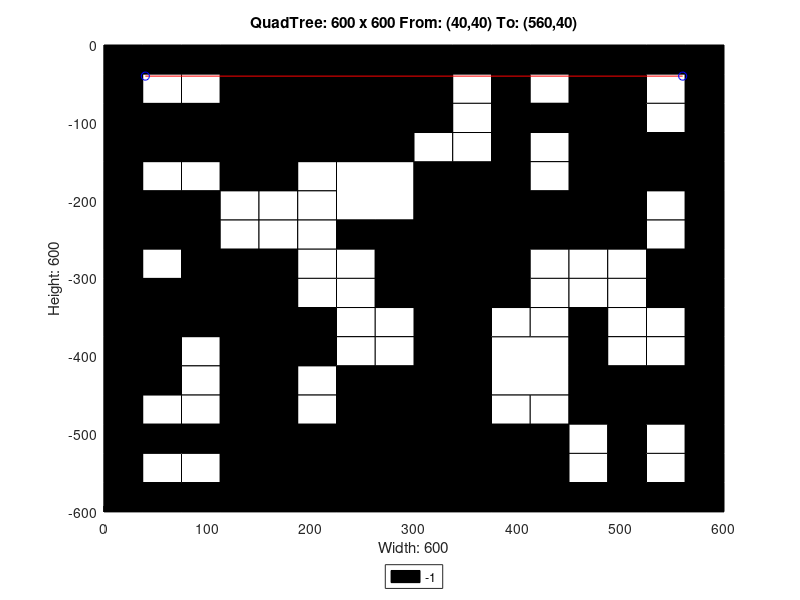

Reproduce this figure in MATLAB.
axis([0 600 -600 0]);
title('QuadTree: 600 x 600 From: (40,40) To: (560,40)');
xlabel('Width: 600');
ylabel('Height: 600');
rectangle('Position',[150 -150 150 150], 'FaceColor',[0 0 0]);
rectangle('Position',[0 -150 75 75], 'FaceColor',[0 0 0]);
rectangle('Position',[75 -150 75 75], 'FaceColor',[0 0 0]);
rectangle('Position',[225 -225 75 75], 'FaceColor',[1 1 1]);
rectangle('Position',[450 -75 75 75], 'FaceColor',[0 0 0]);
rectangle('Position',[450 -150 75 75], 'FaceColor',[0 0 0]);
rectangle('Position',[300 -225 75 75], 'FaceColor',[0 0 0]);
rectangle('Position',[300 -300 75 75], 'FaceColor',[0 0 0]);
rectangle('Position',[450 -225 75 75], 'FaceColor',[0 0 0]);
rectangle('Position',[0 -375 75 75], 'FaceColor',[0 0 0]);
rectangle('Position',[75 -375 75 75], 'FaceColor',[0 0 0]);
rectangle('Position',[0 -450 75 75], 'FaceColor',[0 0 0]);
rectangle('Position',[225 -525 75 75], 'FaceColor',[0 0 0]);
rectangle('Position',[150 -600 75 75], 'FaceColor',[0 0 0]);
rectangle('Position',[225 -600 75 75], 'FaceColor',[0 0 0]);
rectangle('Position',[300 -375 75 75], 'FaceColor',[0 0 0]);
rectangle('Position',[300 -450 75 75], 'FaceColor',[0 0 0]);
rectangle('Position',[375 -450 75 75], 'FaceColor',[1 1 1]);
rectangle('Position',[300 -525 75 75], 'FaceColor',[0 0 0]);
rectangle('Position',[300 -600 75 75], 'FaceColor',[0 0 0]);
rectangle('Position',[375 -600 75 75], 'FaceColor',[0 0 0]);
rectangle('Position',[0 -37.5 37.5 37.5], 'FaceColor',[0 0 0]);
rectangle('Position',[37.5 -37.5 37.5 37.5], 'FaceColor',[0 0 0]);
rectangle('Position',[0 -75 37.5 37.5], 'FaceColor',[0 0 0]);
rectangle('Position',[37.5 -75 37.5 37.5], 'FaceColor',[1 1 1]);
rectangle('Position',[75 -37.5 37.5 37.5], 'FaceColor',[0 0 0]);
rectangle('Position',[112.5 -37.5 37.5 37.5], 'FaceColor',[0 0 0]);
rectangle('Position',[75 -75 37.5 37.5], 'FaceColor',[1 1 1]);
rectangle('Position',[112.5 -75 37.5 37.5], 'FaceColor',[0 0 0]);
rectangle('Position',[0 -187.5 37.5 37.5], 'FaceColor',[0 0 0]);
rectangle('Position',[37.5 -187.5 37.5 37.5], 'FaceColor',[1 1 1]);
rectangle('Position',[0 -225 37.5 37.5], 'FaceColor',[0 0 0]);
rectangle('Position',[37.5 -225 37.5 37.5], 'FaceColor',[0 0 0]);
rectangle('Position',[75 -187.5 37.5 37.5], 'FaceColor',[1 1 1]);
rectangle('Position',[112.5 -187.5 37.5 37.5], 'FaceColor',[0 0 0]);
rectangle('Position',[75 -225 37.5 37.5], 'FaceColor',[0 0 0]);
rectangle('Position',[112.5 -225 37.5 37.5], 'FaceColor',[1 1 1]);
rectangle('Position',[0 -262.5 37.5 37.5], 'FaceColor',[0 0 0]);
rectangle('Position',[37.5 -262.5 37.5 37.5], 'FaceColor',[0 0 0]);
rectangle('Position',[0 -300 37.5 37.5], 'FaceColor',[0 0 0]);
rectangle('Position',[37.5 -300 37.5 37.5], 'FaceColor',[1 1 1]);
rectangle('Position',[75 -262.5 37.5 37.5], 'FaceColor',[0 0 0]);
rectangle('Position',[112.5 -262.5 37.5 37.5], 'FaceColor',[1 1 1]);
rectangle('Position',[75 -300 37.5 37.5], 'FaceColor',[0 0 0]);
rectangle('Position',[112.5 -300 37.5 37.5], 'FaceColor',[0 0 0]);
rectangle('Position',[150 -187.5 37.5 37.5], 'FaceColor',[0 0 0]);
rectangle('Position',[187.5 -187.5 37.5 37.5], 'FaceColor',[1 1 1]);
rectangle('Position',[150 -225 37.5 37.5], 'FaceColor',[1 1 1]);
rectangle('Position',[187.5 -225 37.5 37.5], 'FaceColor',[1 1 1]);
rectangle('Position',[150 -262.5 37.5 37.5], 'FaceColor',[1 1 1]);
rectangle('Position',[187.5 -262.5 37.5 37.5], 'FaceColor',[1 1 1]);
rectangle('Position',[150 -300 37.5 37.5], 'FaceColor',[0 0 0]);
rectangle('Position',[187.5 -300 37.5 37.5], 'FaceColor',[1 1 1]);
rectangle('Position',[225 -262.5 37.5 37.5], 'FaceColor',[0 0 0]);
rectangle('Position',[262.5 -262.5 37.5 37.5], 'FaceColor',[0 0 0]);
rectangle('Position',[225 -300 37.5 37.5], 'FaceColor',[1 1 1]);
rectangle('Position',[262.5 -300 37.5 37.5], 'FaceColor',[0 0 0]);
rectangle('Position',[300 -37.5 37.5 37.5], 'FaceColor',[0 0 0]);
rectangle('Position',[337.5 -37.5 37.5 37.5], 'FaceColor',[0 0 0]);
rectangle('Position',[300 -75 37.5 37.5], 'FaceColor',[0 0 0]);
rectangle('Position',[337.5 -75 37.5 37.5], 'FaceColor',[1 1 1]);
rectangle('Position',[375 -37.5 37.5 37.5], 'FaceColor',[0 0 0]);
rectangle('Position',[412.5 -37.5 37.5 37.5], 'FaceColor',[0 0 0]);
rectangle('Position',[375 -75 37.5 37.5], 'FaceColor',[0 0 0]);
rectangle('Position',[412.5 -75 37.5 37.5], 'FaceColor',[1 1 1]);
rectangle('Position',[300 -112.5 37.5 37.5], 'FaceColor',[0 0 0]);
rectangle('Position',[337.5 -112.5 37.5 37.5], 'FaceColor',[1 1 1]);
rectangle('Position',[300 -150 37.5 37.5], 'FaceColor',[1 1 1]);
rectangle('Position',[337.5 -150 37.5 37.5], 'FaceColor',[1 1 1]);
rectangle('Position',[375 -112.5 37.5 37.5], 'FaceColor',[0 0 0]);
rectangle('Position',[412.5 -112.5 37.5 37.5], 'FaceColor',[0 0 0]);
rectangle('Position',[375 -150 37.5 37.5], 'FaceColor',[0 0 0]);
rectangle('Position',[412.5 -150 37.5 37.5], 'FaceColor',[1 1 1]);
rectangle('Position',[525 -37.5 37.5 37.5], 'FaceColor',[0 0 0]);
rectangle('Position',[562.5 -37.5 37.5 37.5], 'FaceColor',[0 0 0]);
rectangle('Position',[525 -75 37.5 37.5], 'FaceColor',[1 1 1]);
rectangle('Position',[562.5 -75 37.5 37.5], 'FaceColor',[0 0 0]);
rectangle('Position',[525 -112.5 37.5 37.5], 'FaceColor',[1 1 1]);
rectangle('Position',[562.5 -112.5 37.5 37.5], 'FaceColor',[0 0 0]);
rectangle('Position',[525 -150 37.5 37.5], 'FaceColor',[0 0 0]);
rectangle('Position',[562.5 -150 37.5 37.5], 'FaceColor',[0 0 0]);
rectangle('Position',[375 -187.5 37.5 37.5], 'FaceColor',[0 0 0]);
rectangle('Position',[412.5 -187.5 37.5 37.5], 'FaceColor',[1 1 1]);
rectangle('Position',[375 -225 37.5 37.5], 'FaceColor',[0 0 0]);
rectangle('Position',[412.5 -225 37.5 37.5], 'FaceColor',[0 0 0]);
rectangle('Position',[375 -262.5 37.5 37.5], 'FaceColor',[0 0 0]);
rectangle('Position',[412.5 -262.5 37.5 37.5], 'FaceColor',[0 0 0]);
rectangle('Position',[375 -300 37.5 37.5], 'FaceColor',[0 0 0]);
rectangle('Position',[412.5 -300 37.5 37.5], 'FaceColor',[1 1 1]);
rectangle('Position',[525 -187.5 37.5 37.5], 'FaceColor',[0 0 0]);
rectangle('Position',[562.5 -187.5 37.5 37.5], 'FaceColor',[0 0 0]);
rectangle('Position',[525 -225 37.5 37.5], 'FaceColor',[1 1 1]);
rectangle('Position',[562.5 -225 37.5 37.5], 'FaceColor',[0 0 0]);
rectangle('Position',[450 -262.5 37.5 37.5], 'FaceColor',[0 0 0]);
rectangle('Position',[487.5 -262.5 37.5 37.5], 'FaceColor',[0 0 0]);
rectangle('Position',[450 -300 37.5 37.5], 'FaceColor',[1 1 1]);
rectangle('Position',[487.5 -300 37.5 37.5], 'FaceColor',[1 1 1]);
rectangle('Position',[525 -262.5 37.5 37.5], 'FaceColor',[1 1 1]);
rectangle('Position',[562.5 -262.5 37.5 37.5], 'FaceColor',[0 0 0]);
rectangle('Position',[525 -300 37.5 37.5], 'FaceColor',[0 0 0]);
rectangle('Position',[562.5 -300 37.5 37.5], 'FaceColor',[0 0 0]);
rectangle('Position',[75 -412.5 37.5 37.5], 'FaceColor',[1 1 1]);
rectangle('Position',[112.5 -412.5 37.5 37.5], 'FaceColor',[0 0 0]);
rectangle('Position',[75 -450 37.5 37.5], 'FaceColor',[1 1 1]);
rectangle('Position',[112.5 -450 37.5 37.5], 'FaceColor',[0 0 0]);
rectangle('Position',[150 -337.5 37.5 37.5], 'FaceColor',[0 0 0]);
rectangle('Position',[187.5 -337.5 37.5 37.5], 'FaceColor',[1 1 1]);
rectangle('Position',[150 -375 37.5 37.5], 'FaceColor',[0 0 0]);
rectangle('Position',[187.5 -375 37.5 37.5], 'FaceColor',[0 0 0]);
rectangle('Position',[225 -337.5 37.5 37.5], 'FaceColor',[1 1 1]);
rectangle('Position',[262.5 -337.5 37.5 37.5], 'FaceColor',[0 0 0]);
rectangle('Position',[225 -375 37.5 37.5], 'FaceColor',[1 1 1]);
rectangle('Position',[262.5 -375 37.5 37.5], 'FaceColor',[1 1 1]);
rectangle('Position',[150 -412.5 37.5 37.5], 'FaceColor',[0 0 0]);
rectangle('Position',[187.5 -412.5 37.5 37.5], 'FaceColor',[0 0 0]);
rectangle('Position',[150 -450 37.5 37.5], 'FaceColor',[0 0 0]);
rectangle('Position',[187.5 -450 37.5 37.5], 'FaceColor',[1 1 1]);
rectangle('Position',[225 -412.5 37.5 37.5], 'FaceColor',[1 1 1]);
rectangle('Position',[262.5 -412.5 37.5 37.5], 'FaceColor',[1 1 1]);
rectangle('Position',[225 -450 37.5 37.5], 'FaceColor',[0 0 0]);
rectangle('Position',[262.5 -450 37.5 37.5], 'FaceColor',[0 0 0]);
rectangle('Position',[0 -487.5 37.5 37.5], 'FaceColor',[0 0 0]);
rectangle('Position',[37.5 -487.5 37.5 37.5], 'FaceColor',[1 1 1]);
rectangle('Position',[0 -525 37.5 37.5], 'FaceColor',[0 0 0]);
rectangle('Position',[37.5 -525 37.5 37.5], 'FaceColor',[0 0 0]);
rectangle('Position',[75 -487.5 37.5 37.5], 'FaceColor',[1 1 1]);
rectangle('Position',[112.5 -487.5 37.5 37.5], 'FaceColor',[0 0 0]);
rectangle('Position',[75 -525 37.5 37.5], 'FaceColor',[0 0 0]);
rectangle('Position',[112.5 -525 37.5 37.5], 'FaceColor',[0 0 0]);
rectangle('Position',[0 -562.5 37.5 37.5], 'FaceColor',[0 0 0]);
rectangle('Position',[37.5 -562.5 37.5 37.5], 'FaceColor',[1 1 1]);
rectangle('Position',[0 -600 37.5 37.5], 'FaceColor',[0 0 0]);
rectangle('Position',[37.5 -600 37.5 37.5], 'FaceColor',[0 0 0]);
rectangle('Position',[75 -562.5 37.5 37.5], 'FaceColor',[1 1 1]);
rectangle('Position',[112.5 -562.5 37.5 37.5], 'FaceColor',[0 0 0]);
rectangle('Position',[75 -600 37.5 37.5], 'FaceColor',[0 0 0]);
rectangle('Position',[112.5 -600 37.5 37.5], 'FaceColor',[0 0 0]);
rectangle('Position',[150 -487.5 37.5 37.5], 'FaceColor',[0 0 0]);
rectangle('Position',[187.5 -487.5 37.5 37.5], 'FaceColor',[1 1 1]);
rectangle('Position',[150 -525 37.5 37.5], 'FaceColor',[0 0 0]);
rectangle('Position',[187.5 -525 37.5 37.5], 'FaceColor',[0 0 0]);
rectangle('Position',[375 -337.5 37.5 37.5], 'FaceColor',[0 0 0]);
rectangle('Position',[412.5 -337.5 37.5 37.5], 'FaceColor',[1 1 1]);
rectangle('Position',[375 -375 37.5 37.5], 'FaceColor',[1 1 1]);
rectangle('Position',[412.5 -375 37.5 37.5], 'FaceColor',[1 1 1]);
rectangle('Position',[450 -337.5 37.5 37.5], 'FaceColor',[1 1 1]);
rectangle('Position',[487.5 -337.5 37.5 37.5], 'FaceColor',[1 1 1]);
rectangle('Position',[450 -375 37.5 37.5], 'FaceColor',[0 0 0]);
rectangle('Position',[487.5 -375 37.5 37.5], 'FaceColor',[1 1 1]);
rectangle('Position',[525 -337.5 37.5 37.5], 'FaceColor',[0 0 0]);
rectangle('Position',[562.5 -337.5 37.5 37.5], 'FaceColor',[0 0 0]);
rectangle('Position',[525 -375 37.5 37.5], 'FaceColor',[1 1 1]);
rectangle('Position',[562.5 -375 37.5 37.5], 'FaceColor',[0 0 0]);
rectangle('Position',[450 -412.5 37.5 37.5], 'FaceColor',[0 0 0]);
rectangle('Position',[487.5 -412.5 37.5 37.5], 'FaceColor',[1 1 1]);
rectangle('Position',[450 -450 37.5 37.5], 'FaceColor',[0 0 0]);
rectangle('Position',[487.5 -450 37.5 37.5], 'FaceColor',[0 0 0]);
rectangle('Position',[525 -412.5 37.5 37.5], 'FaceColor',[1 1 1]);
rectangle('Position',[562.5 -412.5 37.5 37.5], 'FaceColor',[0 0 0]);
rectangle('Position',[525 -450 37.5 37.5], 'FaceColor',[0 0 0]);
rectangle('Position',[562.5 -450 37.5 37.5], 'FaceColor',[0 0 0]);
rectangle('Position',[375 -487.5 37.5 37.5], 'FaceColor',[1 1 1]);
rectangle('Position',[412.5 -487.5 37.5 37.5], 'FaceColor',[1 1 1]);
rectangle('Position',[375 -525 37.5 37.5], 'FaceColor',[0 0 0]);
rectangle('Position',[412.5 -525 37.5 37.5], 'FaceColor',[0 0 0]);
rectangle('Position',[450 -487.5 37.5 37.5], 'FaceColor',[0 0 0]);
rectangle('Position',[487.5 -487.5 37.5 37.5], 'FaceColor',[0 0 0]);
rectangle('Position',[450 -525 37.5 37.5], 'FaceColor',[1 1 1]);
rectangle('Position',[487.5 -525 37.5 37.5], 'FaceColor',[0 0 0]);
rectangle('Position',[525 -487.5 37.5 37.5], 'FaceColor',[0 0 0]);
rectangle('Position',[562.5 -487.5 37.5 37.5], 'FaceColor',[0 0 0]);
rectangle('Position',[525 -525 37.5 37.5], 'FaceColor',[1 1 1]);
rectangle('Position',[562.5 -525 37.5 37.5], 'FaceColor',[0 0 0]);
rectangle('Position',[450 -562.5 37.5 37.5], 'FaceColor',[1 1 1]);
rectangle('Position',[487.5 -562.5 37.5 37.5], 'FaceColor',[0 0 0]);
rectangle('Position',[450 -600 37.5 37.5], 'FaceColor',[0 0 0]);
rectangle('Position',[487.5 -600 37.5 37.5], 'FaceColor',[0 0 0]);
rectangle('Position',[525 -562.5 37.5 37.5], 'FaceColor',[1 1 1]);
rectangle('Position',[562.5 -562.5 37.5 37.5], 'FaceColor',[0 0 0]);
rectangle('Position',[525 -600 37.5 37.5], 'FaceColor',[0 0 0]);
rectangle('Position',[562.5 -600 37.5 37.5], 'FaceColor',[0 0 0]);
X=[560,40];
Y=[-40,-40];
hold on;
plot(X,Y,'r');
plot(X,Y,'bo');
legend('-1','Location','southoutside');
